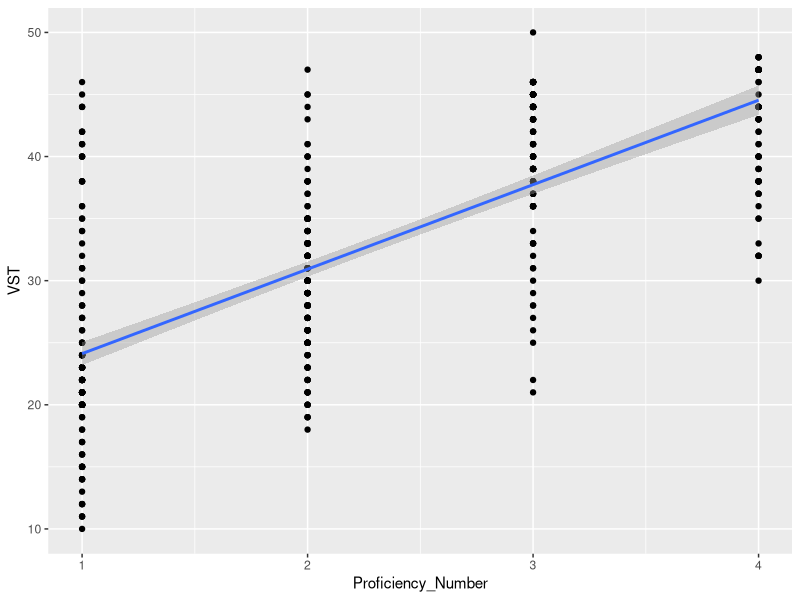
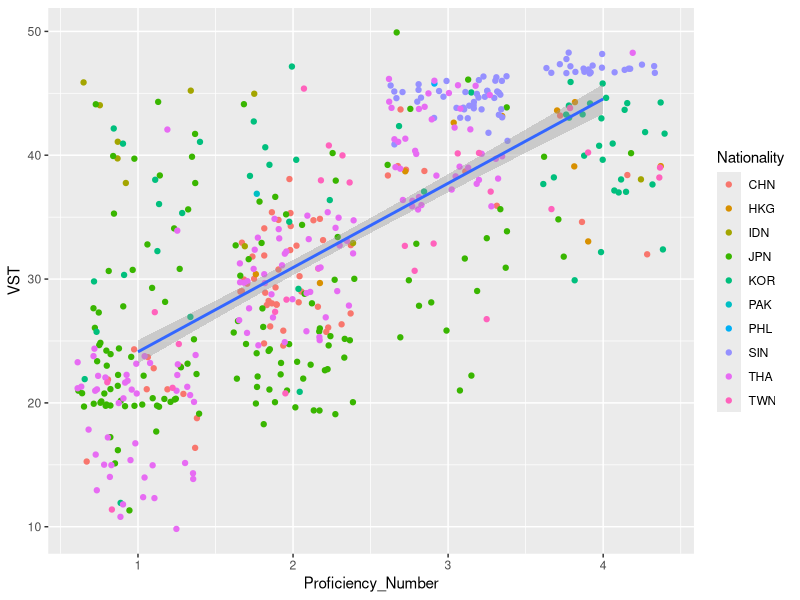
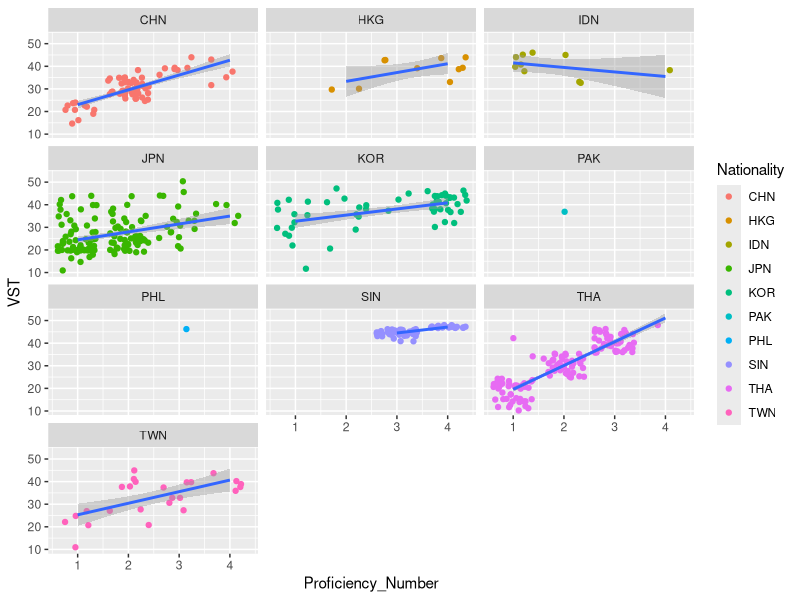
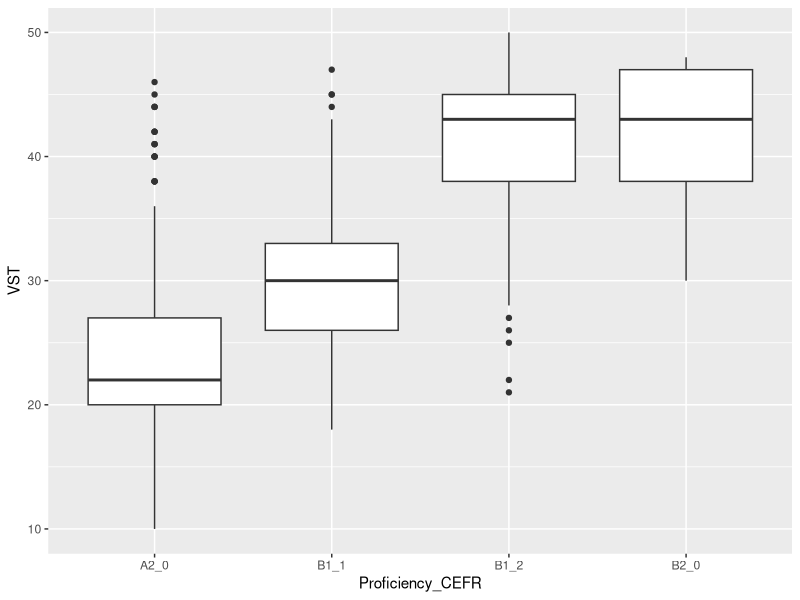
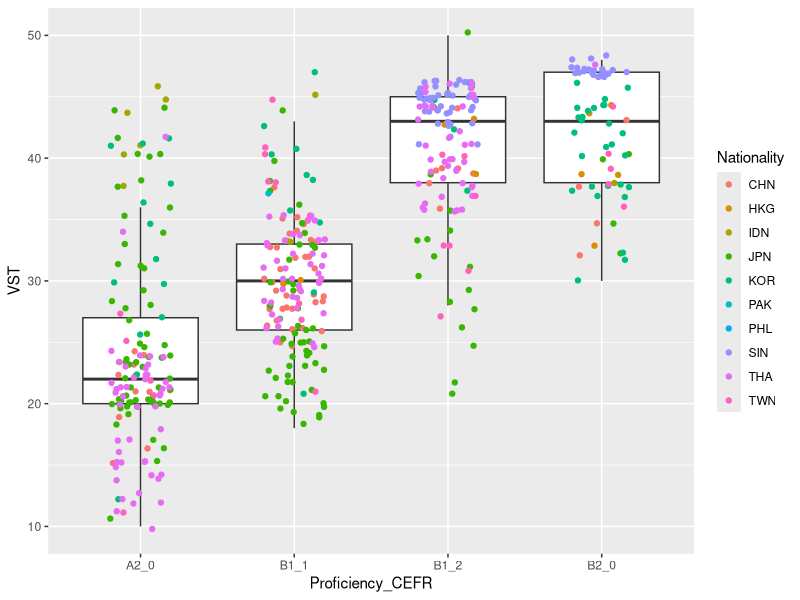
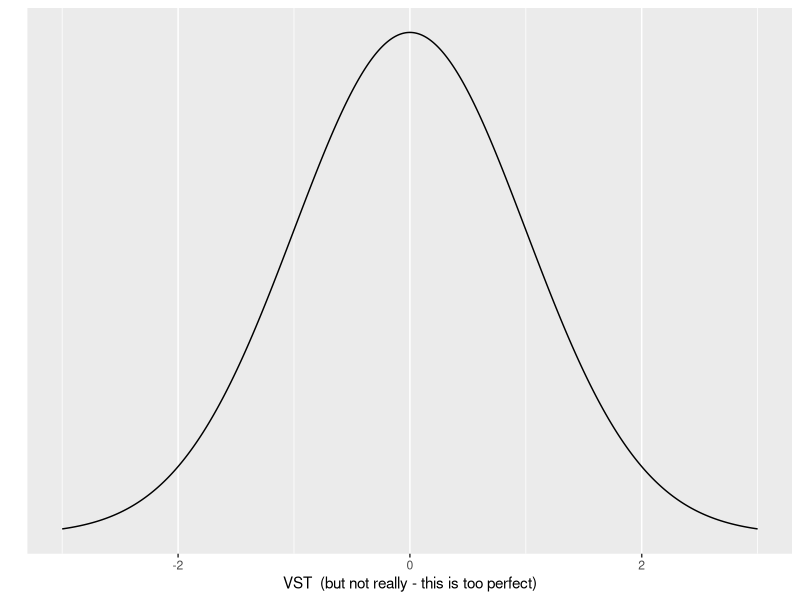
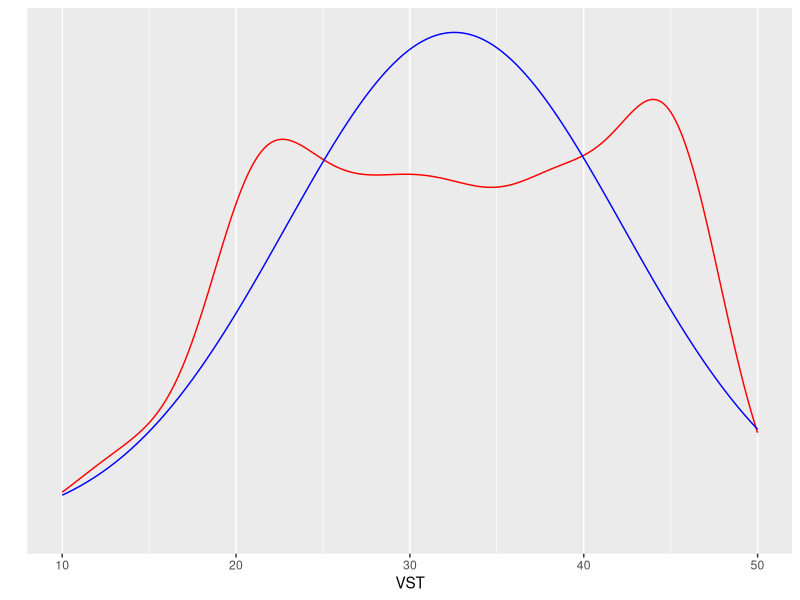
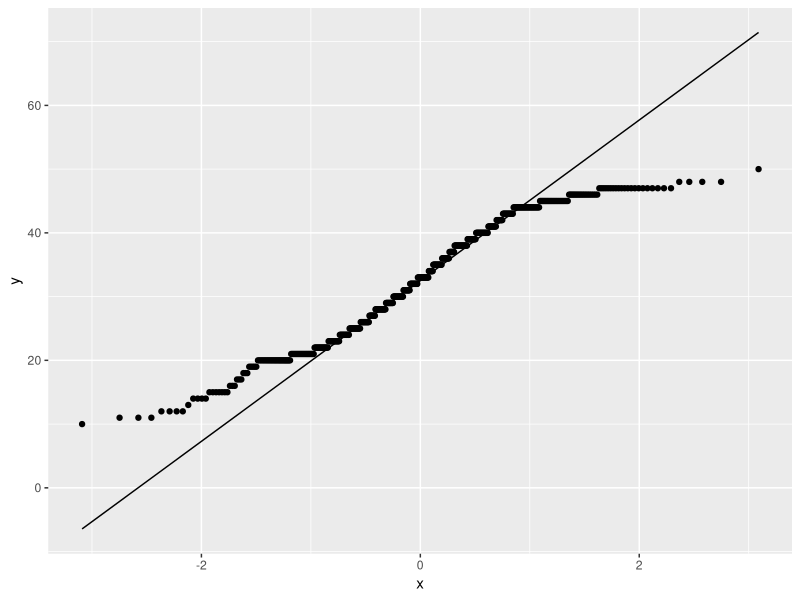

These figures' R source, in order:
## ---- chunk 1
knitr::opts_chunk$set(echo = TRUE)
## ---- chunk 2
fundata <- read.csv("data/ICNALE_500_simple.csv", header = TRUE) #this presumes that the .csv file is in a subfolder entitled "data"
summary(fundata)
## ---- chunk 3
library(ggplot2)
## ---- chunk 4
ggplot(data = fundata) + #this line indicates my dataset
  geom_point(mapping = aes(x = Proficiency_Number, y = VST)) + #this line sets the x and y axis
  geom_smooth(mapping = aes(x = Proficiency_Number, y = VST), method = lm)
## ---- chunk 5
ggplot(data = fundata) + #this line indicates my dataset
  geom_jitter(mapping = aes(x = Proficiency_Number, y = VST, color = Nationality)) + #this line sets the x and y axis
  geom_smooth(mapping = aes(x = Proficiency_Number, y = VST), method = lm)
## ---- chunk 6
ggplot(data = fundata) + #this line indicates my dataset
  geom_jitter(mapping = aes(x = Proficiency_Number, y = VST, color = Nationality)) + #this line sets the x and y axis
  geom_smooth(mapping = aes(x = Proficiency_Number, y = VST), method = lm) +
  facet_wrap(~ Nationality, ncol = 3)
## ---- chunk 7
ggplot(data = fundata) + 
  geom_boxplot(mapping = aes(x = Proficiency_CEFR, y = VST))
## ---- chunk 8
ggplot(data = fundata) + 
  geom_boxplot(mapping = aes(x = Proficiency_CEFR, y = VST), outlier.shape = NA) +
  geom_jitter(mapping = aes(x = Proficiency_CEFR, y = VST, color = Nationality), width = 0.2)
## ---- chunk 9
samplelist <- c(1,1,2,3,4,4,5,5,6,6,7,7,7)
## ---- chunk 10
mean(samplelist)
## ---- chunk 11
median(samplelist)
## ---- chunk 12
fundata <- read.csv("data/ICNALE_500_simple.csv", header = TRUE) #load data
cat("mean VST score:", mean(fundata$VST),"\n")  #mean VST score 
cat("median VST score:", median(fundata$VST),"\n")  #median VST score
cat("variance in VST score", var(fundata$VST), "\n") #variance in VST scores - by default this is the sample variance
cat("standard deviation of VST scores", sd(fundata$VST), "\n") #standard deviation of VST scores - by default this is the sample standard deviation
## ---- chunk 13
library(ggplot2)
#don't worry too much about this code - take a look at the plot
ggplot(data = data.frame(x = c(-3, 3)), aes(x)) +
  stat_function(fun = dnorm, n = 500, args = list(mean = 0, sd = 1)) + ylab("") + xlab("VST  (but not really - this is too perfect)") +
  scale_y_continuous(breaks = NULL)
## ---- chunk 14
#This code may be useful in the future, but don't worry about it too much right now.
ggplot(fundata, aes(x=VST)) + 
  geom_density(color = "red") +
  #geom_histogram(aes(y=..density..), color = "black", binwidth = 3) +
  stat_function(fun = dnorm, n = 500, args = list(mean = mean(fundata$VST), sd = sd(fundata$VST)), color = "blue") +
  ylab("") +
  xlab("VST") +
  scale_y_continuous(breaks = NULL)
## ---- chunk 15
#don't worry too much about this code for now
ggplot(fundata, (aes(sample=VST))) + #note that the sample is the variable we are examinining
  stat_qq() + #this adds the points
  stat_qq_line() #this adds the theoretical line
## ---- chunk 16
shapiro.test(fundata$VST)
## ---- chunk 17
#don't worry too much about this code - see the plot
library(dplyr)
library(ggplot2)
distr <- data.frame(x=seq(30, 50, length=300)) %>%
  mutate( density = dnorm(x, mean=40, sd=5))

ggplot(distr, aes(x=x, y=density)) +
  geom_line() +
  geom_area() +
  theme_bw()
## ---- chunk 18
#don't worry too much about this code - see the plot
distr <- data.frame(x=seq(30, 50, length=300)) %>%
  mutate(density = dnorm(x, mean=40, sd=5),
          group = ifelse(x<=34, 'Worse score than 34','Better score than 34'))

ggplot(distr, aes(x=x, y=density, fill=group)) +
  geom_line() +
  geom_area() +
  theme_bw()
## ---- chunk 19
#don't worry too much about this code
pnorm(34, mean = 40, sd = 5)
## ---- chunk 20
set.seed(124) #set random number generator seed
mean(rnorm(10, mean = 40, sd = 5)) #get random sample of 10 data points from a normal distribution with a mean of 40 and an sd of 5; get the mean score
mean(rnorm(10, mean = 40, sd = 5))
mean(rnorm(10, mean = 40, sd = 5))
## ---- chunk 21
set.seed(124) #set random number generator seed
mean(rnorm(100, mean = 40, sd = 5)) #get random sample of 100 data points from a normal distribution with a mean of 40 and an sd of 5; get the mean score
mean(rnorm(100, mean = 40, sd = 5))
mean(rnorm(100, mean = 40, sd = 5))
## ---- chunk 22
set.seed(124) #set random number generator seed
mean(rnorm(1000, mean = 40, sd = 5)) #get random sample of 100 data points from a normal distribution with a mean of 40 and an sd of 5; get the mean score
mean(rnorm(1000, mean = 40, sd = 5))
mean(rnorm(1000, mean = 40, sd = 5))
## ---- chunk 23
#don't worry too much about this code - see the plot
distr <- data.frame(x=seq(30, 50, length=300)) %>%
  mutate( density = dnorm(x, mean=40, sd=5))

distr2 <- data.frame(x=seq(35, 55, length=300)) %>%
  mutate( density = dnorm(x, mean=45, sd=5))

ggplot(distr, aes(x=x, y=density)) +
  geom_line(color = "red") +
  #geom_area() +
  geom_line(distr2, mapping = aes(x=x, y=density), color = "blue") +

  theme_bw()
  
